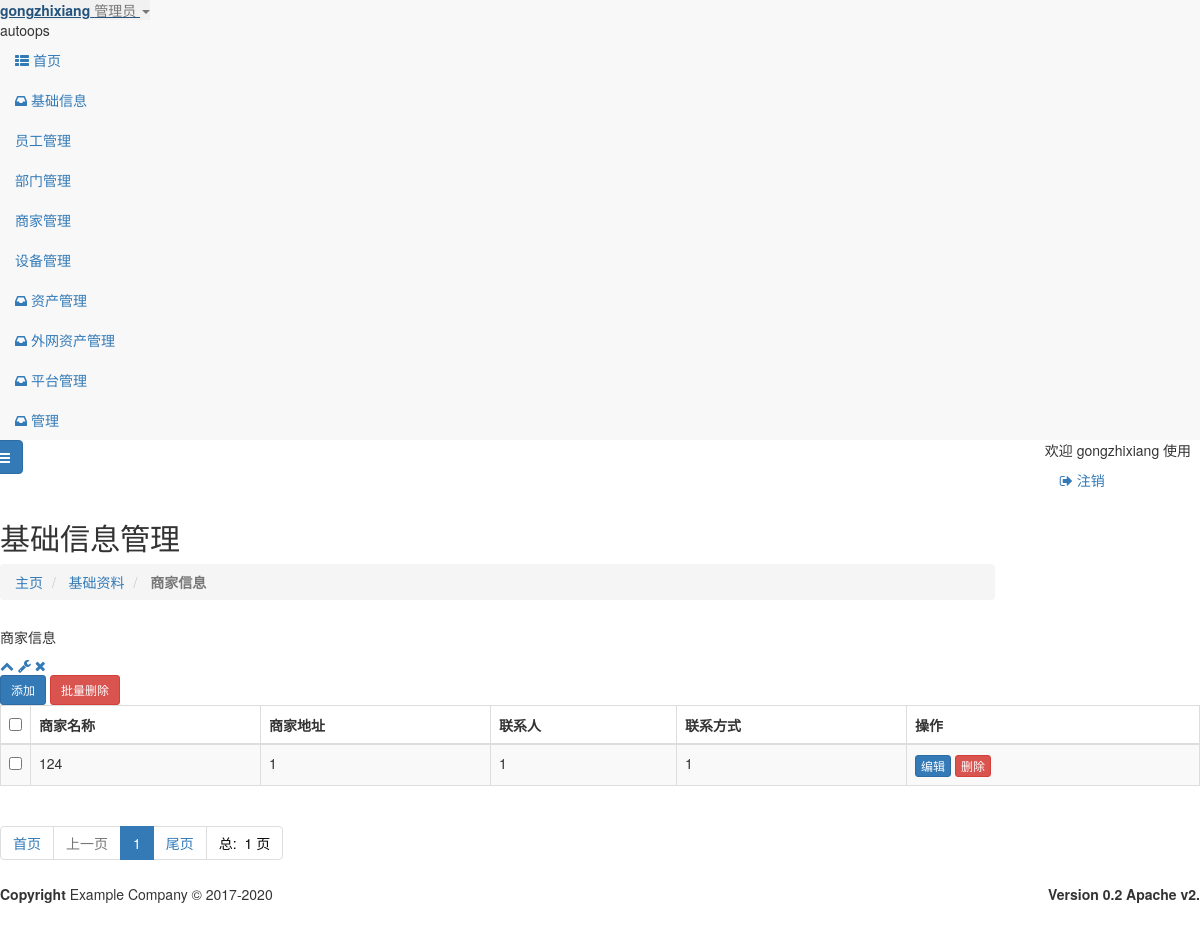
Before: /base_info/shop.html (signed in) with the older database file.
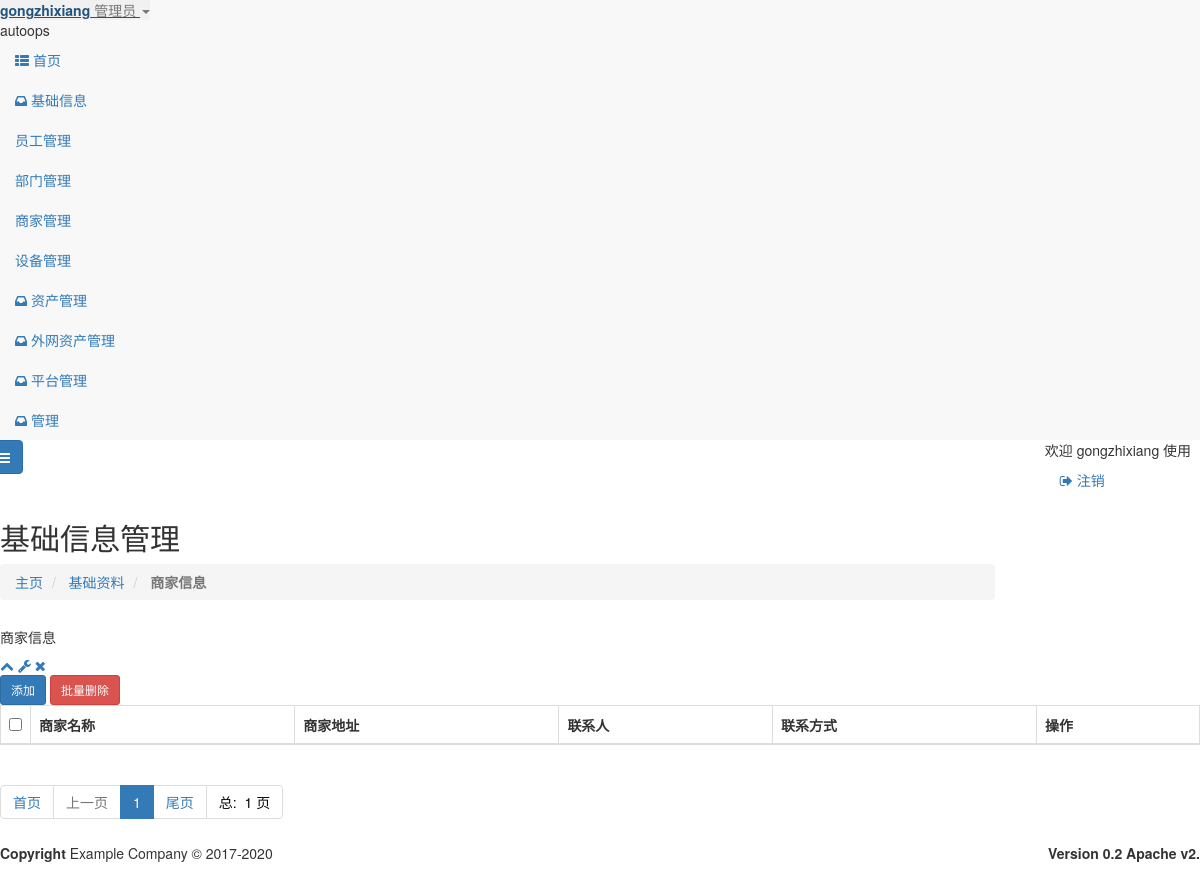
After: the same page with the newer database file.
### base_info/models.py (models this page shows)
class shop(models.Model):
    name = models.CharField(max_length=24, blank=False, verbose_name='商家名称')
    user = models.CharField(max_length=24, blank=False, verbose_name='联系人')
    mobile = models.CharField(max_length=11, verbose_name='手机号码')
    addr = models.CharField(max_length=24, blank=True, verbose_name='商家地址')
    class Meta:
        db_table = "shop"
        verbose_name = "商家信息"
        verbose_name_plural = '商家信息'

### base_info/views.py (the view)
# urls.py: path('shop.html', views.ShopList.as_view(), name='shop_list'),
class ShopList(LoginRequiredMixin, ListView):
    model = shop
    template_name = 'base_info/shop/shop.html'
    context_object_name = "shop_list"
    paginate_by = settings.DISPLAY_PER_PAGE
    ordering = ("id")
    def get_context_data(self, *, object_list=None, **kwargs):
        search_data = self.request.GET.copy()
        print(search_data)
        try:
            search_data.pop("page")
        except BaseException as e:
            pass
        print(search_data.dict())
        print(search_data.urlencode())
        context = {
            "search_data": search_data.urlencode(),
            "base_info_class": 'active',
        }
        kwargs.update(context)
        return super().get_context_data(**kwargs)

### templates/base_info/shop/shop.html (shortened to what the changed rows need)
{% extends "base.html" %}
{% load  static %}
{% block page-content %}
    <div class="row wrapper border-bottom white-bg page-heading ">
        <div class="col-lg-10">
            <h2>基础信息管理</h2>
        </div>
    </div>
    <div class="wrapper wrapper-content animated fadeInRight">
        <div class="row">
            <div class="col-lg-11" id="split-right"     style="width: 100%" >
                <div class="ibox float-e-margins">
                    <div class="ibox-content">
                        <div class="table-responsive">
                            <form id="del_form_cmdb_all" class="form-horizontal  "
                                  action="{% url "cmdb:cmdb_export" %}" method="post">
                                <table class="table table-striped table-bordered table-hover dataTables-cmdb">
                                    <thead>
                                    <tr>
                                        <th width="20"><input type="checkbox" id="CheckedAll"></th>
                                        <th>商家名称</th>
                                        <th>商家地址</th>
                                        <th>联系人</th>
                                        <th>联系方式</th>
                                        <th>操作</th>
                                    </tr>
                                    </thead>
                                    <tbody>
                                    {% for   row   in   shop_list %}
                                        <tr class="gradeA" id="{{ row.id }}">
                                            <td><input type="checkbox" value="{{ row.id }}" name="id"></td>
                                            <td class="center">{{ row.name }}</td>
                                            <td class="center">{{ row.addr }}</td>
                                            <td class="center">{{ row.user }}</td>
                                            <td class="center">{{ row.mobile }}</td>
                                            <td><a class="btn btn-primary  btn-xs "
                                                   href="{% url "base_info:shop_update" pk=row.id %}">编辑</a>
                                                <a class="btn btn-danger  btn-xs  person_del">删除</a>
                                            </td>
                                        </tr>
                                    {% endfor %}
                                    </tbody>
                                </table>
                                <div>
                                    <ul class="pagination">
                                        {% for p in paginator.page_range %}
                                            {% if  search_data %}
                                                {% if p == page_obj.number %}
                                                    <li class="active"><a
                                                            href="{% url "base_info:shop_list" %}?page={{ p }}&{{ search_data }}"> {{ p }} </a>
                                                    </li>
                                                {% else %}
                                                    <li>
                                                        <a href="{% url "base_info:shop_list" %}?page={{ p }}&{{ search_data }}"> {{ p }} </a>
                                                    </li>
                                                {% endif %}
                                            {% else %}
                                                {% if p == page_obj.number %}
                                                    <li class="active"><a
                                                            href="{% url "base_info:shop_list" %}?page={{ p }}"> {{ p }} </a>
                                                    </li>
                                                {% else %}
                                                    <li>
                                                        <a href="{% url "base_info:shop_list" %}?page={{ p }}"> {{ p }} </a>
                                                    </li>
                                                {% endif %}
                                            {% endif %}
                                        {% endfor %}
                                    </ul>
                                </div>
                            </form>
                        </div>
                    </div>
                </div>
            </div>
        </div>
    </div>
{% endblock %}

Changed rows visible on the page:
removed shop: name "124", addr "1", user "1", mobile "1"
